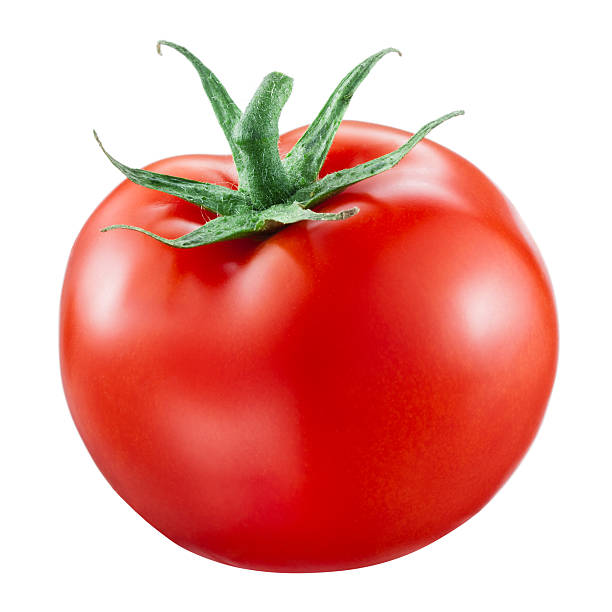
#> input picture pcd/pertemuan6/tomato.jpeg, 612 x 612 px
$ jupyter execute lkp.ipynb
#> lines starting #> are read from the running program, lines starting #| are printed output that depends on the picture; after the words box and inside, x2 and y2 are one past the last pixel; in counts of white or black regions, pixels touching at a corner belong together
# LKP 6 — Morfologi
**Alur:** Load → HSV → Histogram → Threshold → Erosi → Dilasi → Variasi Kernel

[cell 1]
import cv2
import matplotlib.pyplot as plt
import numpy as np

img = cv2.imread('tomato.jpeg')
#> img is the input picture: shape (612, 612, 3); mean B, G, R 156.7, 163.6, 231.5
rgb = cv2.cvtColor(img, cv2.COLOR_BGR2RGB)
hsv = cv2.cvtColor(img, cv2.COLOR_BGR2HSV)
#> hsv: shape (612, 612, 3); mean H, S, V 12.9, 93.9, 233.7
h, s, v = cv2.split(hsv)
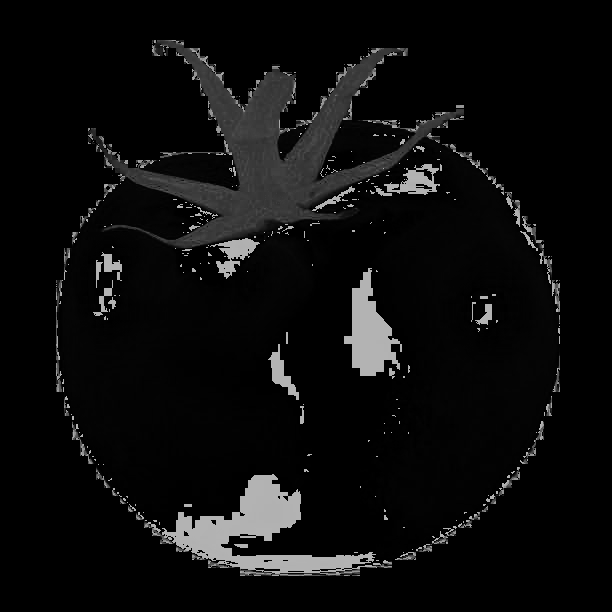
#> h: shape (612, 612); min 0, max 179, mean 12.9
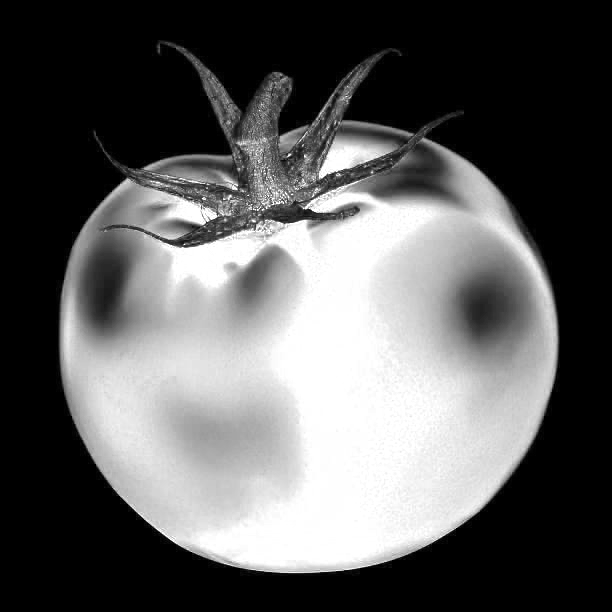
#> s: shape (612, 612); min 0, max 255, mean 93.9
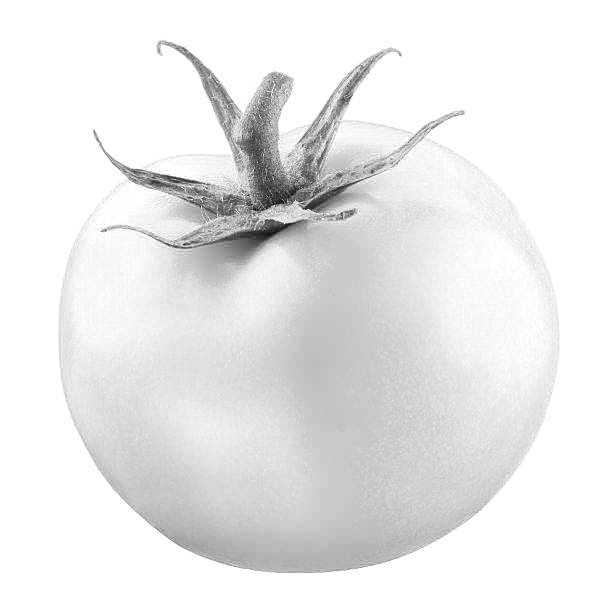
#> v: shape (612, 612); min 9, max 255, mean 233.7

plt.figure(figsize=(4, 4))
plt.imshow(rgb)
plt.title('Original')
plt.axis('off')
plt.show()

[cell 2]
fig, axes = plt.subplots(2, 3, figsize=(15, 7))

for i, (ch, name) in enumerate(zip([h, s, v], ['H', 'S', 'V'])):
    axes[0, i].imshow(ch, cmap='gray')
    axes[0, i].set_title(f'Channel {name}')
    axes[0, i].axis('off')

    axes[1, i].hist(ch.ravel(), bins=256, range=[0, 256], color='black')
    axes[1, i].set_title(f'Histogram {name}')
#> this loop made 3 passes
#> name on passes 1 to 3: 'H', 'S', 'V'

plt.tight_layout()
plt.show()
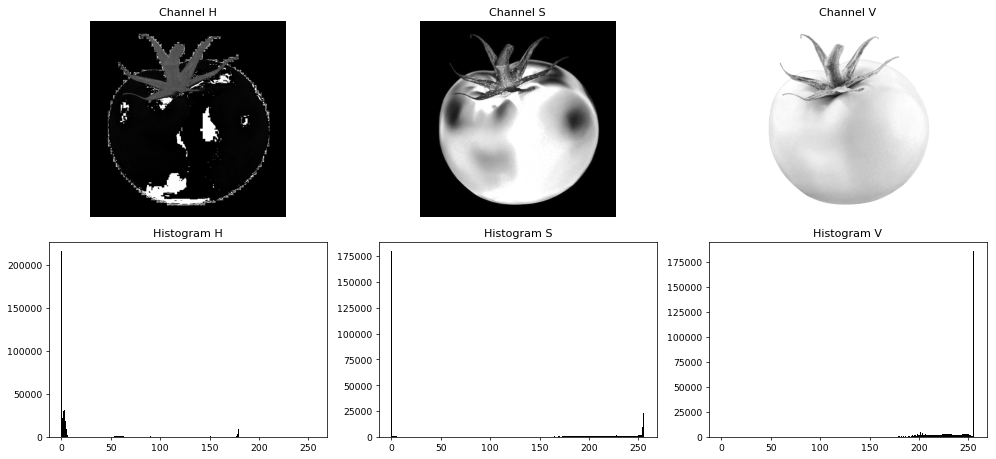
#> figure drawn by matplotlib, 6 panels; panel 4: tallest bar 216199 high, from x = 0 to 1; panel 5: tallest bar 179735 high, from x = 0 to 1; panel 6: tallest bar 185842 high, from x = 255 to 256

## Segmentasi HSV
- **HSV** dipilih karena channel H langsung merepresentasikan warna — ideal untuk objek berwarna spesifik (tomat merah).
- Merah ada di **dua ujung** H (0–15 dan 165–179) karena sifatnya melingkar → perlu 2 mask digabung OR.
- S dan V difilter untuk mengabaikan piksel yang terlalu pudar atau gelap.

[cell 3]
# Thresholding (2 range karena H melingkar)
mask1 = cv2.inRange(hsv, np.array([0, 27, 40]), np.array([15, 255, 255]))
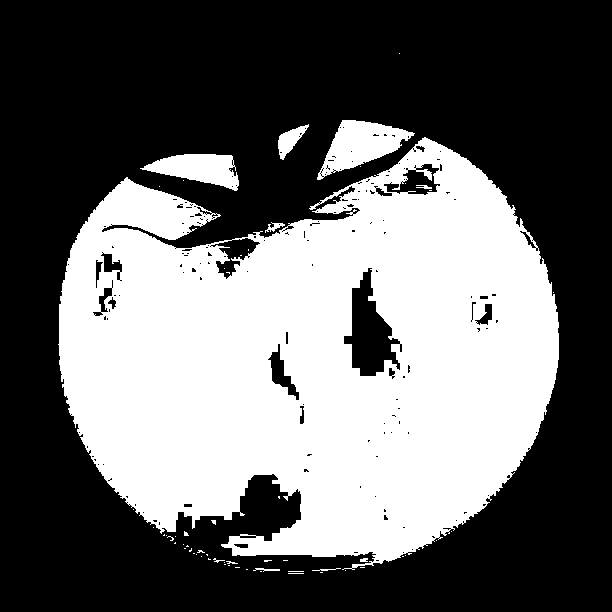
#> mask1: shape (612, 612); 40.5% white; 59 white regions (48 under 20 px), largest, box (x1, y1, x2, y2) and area: (58, 137, 559, 570) 145825, (317, 120, 415, 180) 2872, (140, 154, 239, 191) 2108
mask2 = cv2.inRange(hsv, np.array([165, 27, 40]), np.array([179, 255, 255]))
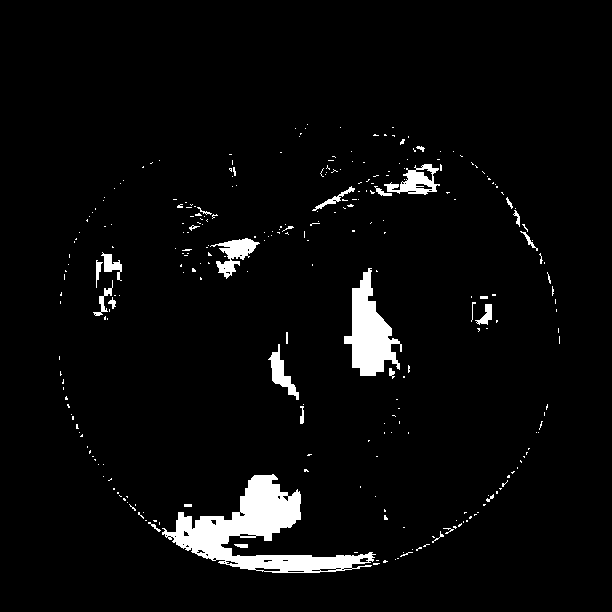
#> mask2: shape (612, 612); 4% white; 287 white regions (257 under 20 px), largest, box (x1, y1, x2, y2) and area: (162, 474, 376, 573) 7202, (344, 268, 402, 376) 3058, (384, 164, 440, 195) 792
binary = cv2.bitwise_or(mask1, mask2)
#> binary: shape (612, 612); 44.6% white; 9 white regions (4 under 20 px), largest, box (x1, y1, x2, y2) and area: (58, 137, 560, 574) 161168, (317, 120, 415, 180) 2954, (140, 154, 239, 191) 2153, (278, 124, 309, 160) 494, (264, 222, 286, 233) 94

# Morfologi
k_erosi = cv2.getStructuringElement(cv2.MORPH_ELLIPSE, (3, 3))
k_dilasi = cv2.getStructuringElement(cv2.MORPH_ELLIPSE, (5, 5))
erosi = cv2.erode(binary, k_erosi)
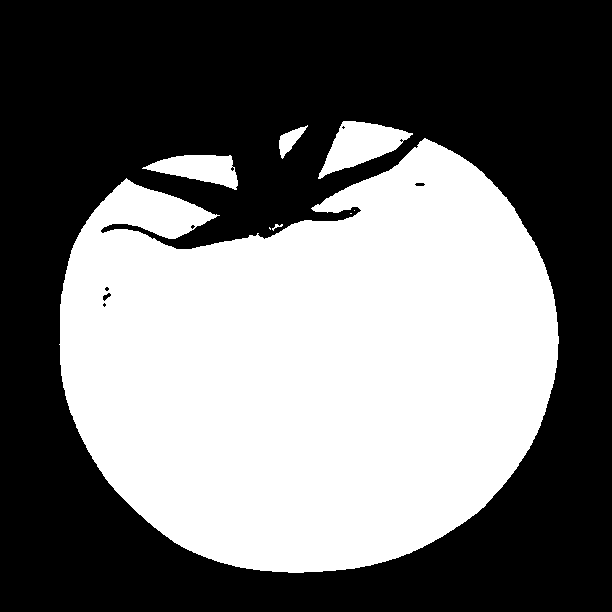
#> erosi: shape (612, 612); 43.9% white; 8 white regions (3 under 20 px), largest, box (x1, y1, x2, y2) and area: (59, 138, 559, 573) 159309, (318, 121, 413, 179) 2709, (142, 155, 238, 190) 1923, (279, 125, 308, 159) 403, (272, 224, 283, 231) 28
dilasi = cv2.dilate(erosi, k_dilasi)
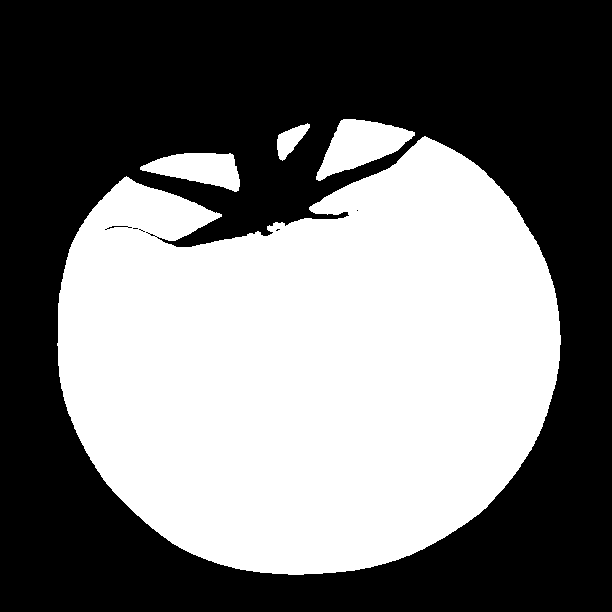
#> dilasi: shape (612, 612); 45.3% white; 4 white regions, box (x1, y1, x2, y2) and area: (57, 136, 561, 575) 163432, (316, 119, 415, 181) 3218, (140, 153, 240, 192) 2390, (277, 123, 310, 161) 613
hasil = cv2.bitwise_and(rgb, rgb, mask=dilasi)
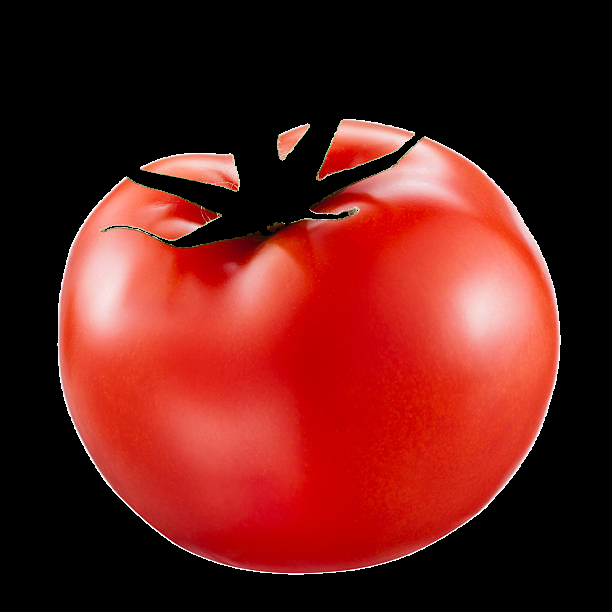
#> hasil: shape (612, 612, 3); mean R, G, B 99.2, 29.2, 24.7

# Visualisasi pipeline
titles = ['Binary', 'Erosi 3x3', 'Dilasi 5x5', 'Hasil Segmentasi']
imgs = [binary, erosi, dilasi, hasil]

fig, axes = plt.subplots(1, 4, figsize=(16, 4))
for i, (im, t) in enumerate(zip(imgs, titles)):
    axes[i].imshow(im, cmap='gray' if i < 3 else None)
    axes[i].set_title(t)
    axes[i].axis('off')
#> this loop made 4 passes
#> t on passes 1 to 4: 'Binary', 'Erosi 3x3', 'Dilasi 5x5', 'Hasil Segmentasi'
plt.tight_layout()
plt.show()

## Justifikasi Parameter

| Parameter | Nilai | Alasan |
|---|---|---|
| Color space | HSV | Channel H langsung merepresentasikan warna |
| Threshold H | 0-15, 165-179 | Dari histogram, spike merah di kedua ujung |
| Threshold S | 27-255 | Membuang piksel pudar (highlight/background) |
| Threshold V | 40-255 | Membuang piksel terlalu gelap |
| Erosi | Ellipse 3x3, 1 iter | Buang noise tanpa mengikis objek |
| Dilasi | Ellipse 5x5, 1 iter | Mengembalikan bentuk + menutup celah kecil |

## Variasi Kernel & Iterasi

[cell 4]
configs = [
    # (erosi_size, dilasi_size, iter_erosi, iter_dilasi)
    (3, 3, 1, 1),
    (3, 5, 1, 1),   # pilihan akhir
    (5, 5, 1, 1),
    (5, 7, 1, 1),
    (3, 5, 2, 1),
    (3, 5, 1, 2),
]

fig, axes = plt.subplots(len(configs), 4, figsize=(16, 3.5 * len(configs)))

for row, (ke_s, kd_s, ie, id_) in enumerate(configs):
    ke = cv2.getStructuringElement(cv2.MORPH_ELLIPSE, (ke_s, ke_s))
    kd = cv2.getStructuringElement(cv2.MORPH_ELLIPSE, (kd_s, kd_s))
    er = cv2.erode(binary, ke, iterations=ie)
    dl = cv2.dilate(er, kd, iterations=id_)
    seg = cv2.bitwise_and(rgb, rgb, mask=dl)

    for col, (im, ttl) in enumerate(zip(
        [binary, er, dl, seg],
        ['Binary', f'Erosi {ke_s}x{ke_s} i={ie}', f'Dilasi {kd_s}x{kd_s} i={id_}', 'Hasil']
    )):
        axes[row, col].imshow(im, cmap='gray' if col < 3 else None)
        axes[row, col].set_title(ttl, fontsize=10)
        axes[row, col].axis('off')

plt.tight_layout()
plt.show()
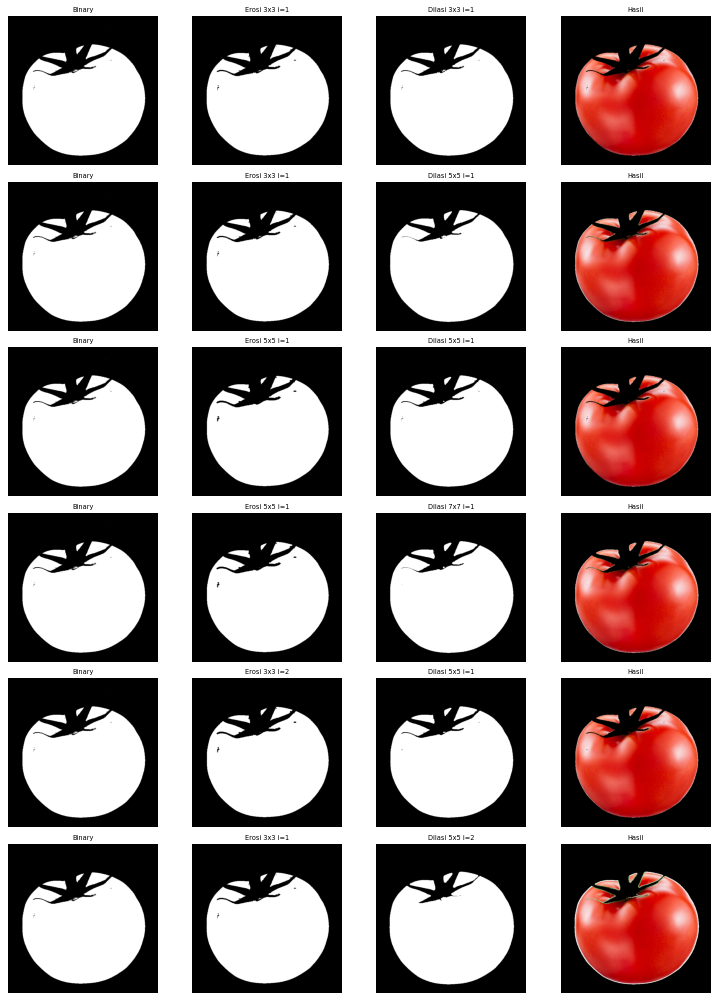
#> figure drawn by matplotlib, 24 panels
